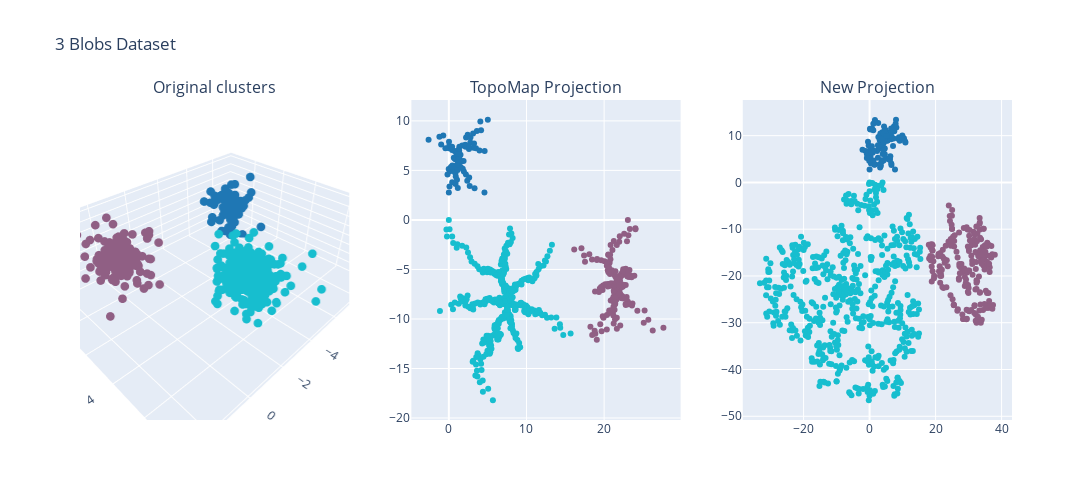

Write notebook code for a chart like this one.
### Code cell
fig = plot_data_projection(df_blobs, proj_blobs, projections)
fig.update_layout(title_text='3 Blobs Dataset')
fig.show()

### Figure 1 — Plotly figure (JSON) as saved in the notebook; plotly's stock layout.template omitted (floating-point values rounded to 4 significant figures; data arrays with more than 128 entries replaced by an {"elided": "..."} marker saying what was removed)
{"data": [{"marker": {"color": {"elided": "800 int values"}, "colorscale": [[0, "#1F77B4"], [0.1111, "#FF7F0E"], [0.2222, "#2CA02C"], [0.3333, "#D62728"], [0.4444, "#9467BD"], [0.5556, "#8C564B"], [0.6667, "#E377C2"], [0.7778, "#7F7F7F"], [0.8889, "#BCBD22"], [1, "#17BECF"]], "size": 3}, "mode": "markers", "scene": "scene", "type": "scatter3d", "x": {"elided": "800 float values"}, "y": {"elided": "800 float values"}, "z": {"elided": "800 float values"}}, {"marker": {"color": {"elided": "800 int values"}, "colorscale": [[0, "#1F77B4"], [0.1111, "#FF7F0E"], [0.2222, "#2CA02C"], [0.3333, "#D62728"], [0.4444, "#9467BD"], [0.5556, "#8C564B"], [0.6667, "#E377C2"], [0.7778, "#7F7F7F"], [0.8889, "#BCBD22"], [1, "#17BECF"]]}, "mode": "markers", "type": "scatter", "x": {"elided": "800 float values"}, "xaxis": "x", "y": {"elided": "800 float values"}, "yaxis": "y"}, {"marker": {"color": {"elided": "800 int values"}, "colorscale": [[0, "#1F77B4"], [0.1111, "#FF7F0E"], [0.2222, "#2CA02C"], [0.3333, "#D62728"], [0.4444, "#9467BD"], [0.5556, "#8C564B"], [0.6667, "#E377C2"], [0.7778, "#7F7F7F"], [0.8889, "#BCBD22"], [1, "#17BECF"]]}, "mode": "markers", "type": "scatter", "x": {"elided": "800 float values"}, "xaxis": "x2", "y": {"elided": "800 float values"}, "yaxis": "y2"}], "layout": {"annotations": [{"font": {"size": 16}, "showarrow": false, "text": "Original clusters", "x": 0.1444, "xanchor": "center", "xref": "paper", "y": 1, "yanchor": "bottom", "yref": "paper"}, {"font": {"size": 16}, "showarrow": false, "text": "TopoMap Projection", "x": 0.5, "xanchor": "center", "xref": "paper", "y": 1, "yanchor": "bottom", "yref": "paper"}, {"font": {"size": 16}, "showarrow": false, "text": "New Projection", "x": 0.8556, "xanchor": "center", "xref": "paper", "y": 1, "yanchor": "bottom", "yref": "paper"}], "height": 500, "scene": {"domain": {"x": [0, 0.2889], "y": [0, 1]}}, "showlegend": false, "title": {"text": "3 Blobs Dataset"}, "width": 1200, "xaxis": {"anchor": "y", "domain": [0.3556, 0.6444]}, "xaxis2": {"anchor": "y2", "domain": [0.7111, 1]}, "yaxis": {"anchor": "x", "domain": [0, 1]}, "yaxis2": {"anchor": "x2", "domain": [0, 1]}}}
